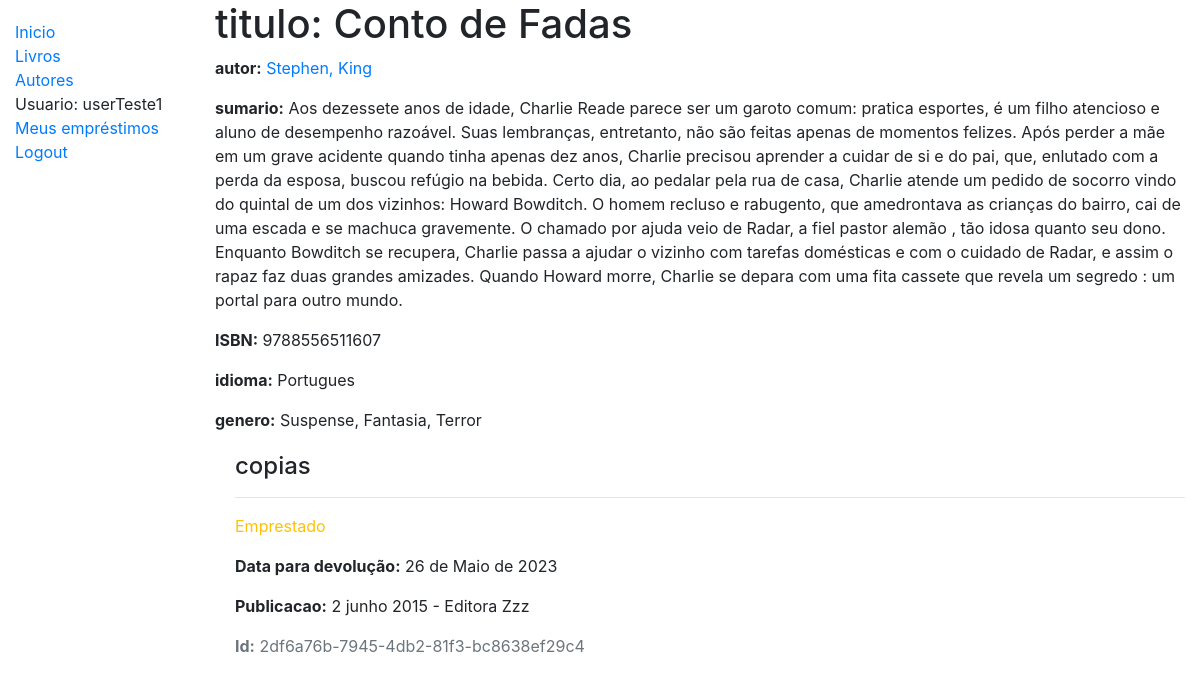
The app's page /catalogos/livro/1 (signed in), older data.
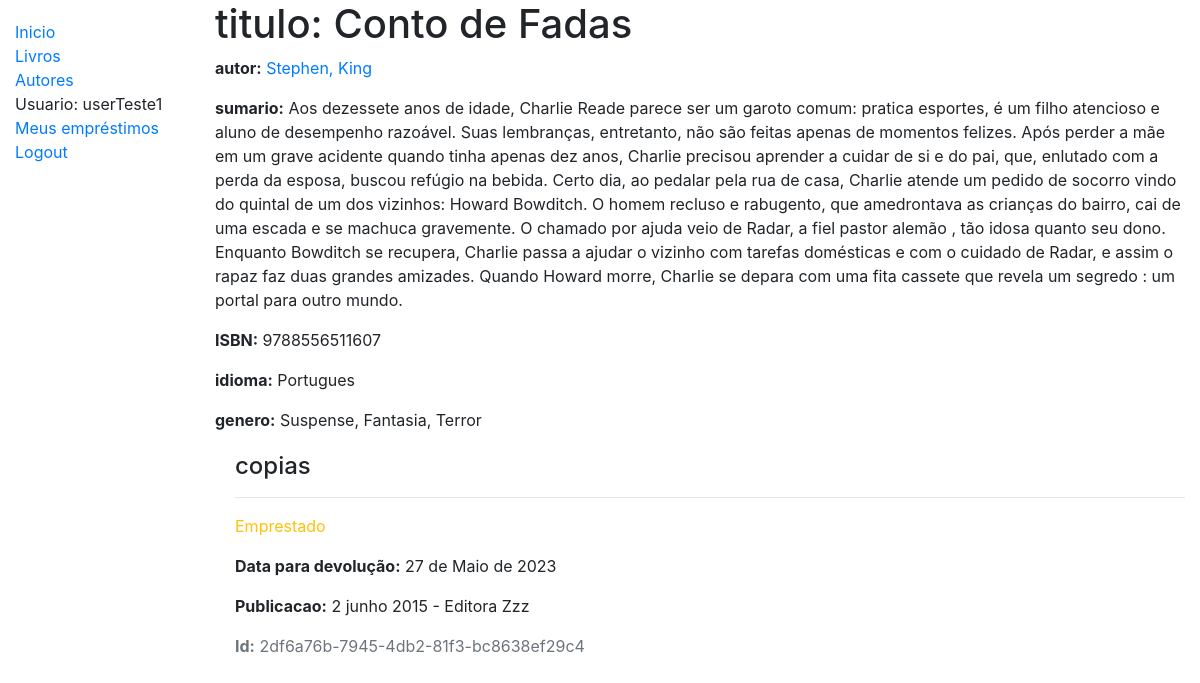
The same page, newer data.
### catalogos/models.py (models this page shows, shortened)
class LivroFisico(models.Model):
    id = models.UUIDField(primary_key=True, default=uuid.uuid4, help_text='ID exclusivo para este livro específico.')
    livro = models.ForeignKey('Livro', on_delete=models.SET_NULL, null=True)
    publicacao = models.CharField(max_length=200)
    dataDevolucao= models.DateField(null=True, blank=True)
    mutuario = models.ForeignKey(User, on_delete=models.SET_NULL, null=True, blank=True)
    SituacaoEmprestimo = (
        ('m', 'Manutenção'),
        ('e', 'Emprestado'),
        ('d', 'Disponivel'),
        ('r', 'Reservado'),
    )
    status = models.CharField(
        max_length=1,
        choices=SituacaoEmprestimo,
        blank=True,
        default='m',
        help_text='Disponibilidade do livro:',
    )
    class Meta:
        ordering = ['dataDevolucao']
        permissions = (("fazerDevolucao", "definir livro como devolvido"),("verEmprestimos"," ver todos os emprestimos"),("acessoBibliotecario","acesso bibliotecario"))

### catalogos/views.py (the view)
# urls.py: path('livro/<int:pk>', views.livroDetalheView.as_view(), name='livro-detalhe'),
class livroDetalheView(LoginRequiredMixin, generic.DetailView):
    model = Livro

### catalogos/models.py (called while the page is built)
    def __str__(self):
        return self.nome

    def __str__(self):
        return f'{self.nome}, {self.sobrenome}'

    def __str__(self):
        return self.nome

### catalogos/templates/catalogos/livro_detail.html
{% extends "base.html" %}
{% block content %}
  <h1>titulo: {{ livro.titulo }}</h1>
  <p><strong>autor:</strong> <a href="{% url 'autor-detalhe' livro.autor.pk %}">{{ livro.autor }}</a></p>
  <p><strong>sumario:</strong> {{ livro.sumario }}</p>
  <p><strong>ISBN:</strong> {{ livro.isbn }}</p>
  <p><strong>idioma:</strong> {{ livro.idioma }}</p>
  <p><strong>genero:</strong> {% for genero in livro.genero.all %} {{ genero }}{% if not forloop.last %}, {% endif %}{% endfor %}</p>
  <div style="margin-left:20px;margin-top:20px">
    <h4>copias</h4>
    {% for copia in livro.livrofisico_set.all %}
      <hr>
      <p class="{% if copia.status == 'a' %}text-success{% elif copia.status == 'm' %}text-danger{% else %}text-warning{% endif %}">{{ copia.get_status_display }}</p>
      {% if copia.status != 'a' %}
        <p><strong>Data para devolução:</strong> {{copia.dataDevolucao}}</p>
      {% endif %}
      <p><strong>Publicacao:</strong> {{copia.publicacao}}</p>
      <p class="text-muted"><strong>Id:</strong> {{copia.id}}</p>
    {% endfor %}
  </div>
{% endblock %}

Row changes from the older to the newer data that the page shows:
changed LivroFisico "Emprestado": dataDevolucao "26 de Maio de 2023" → "27 de Maio de 2023"
